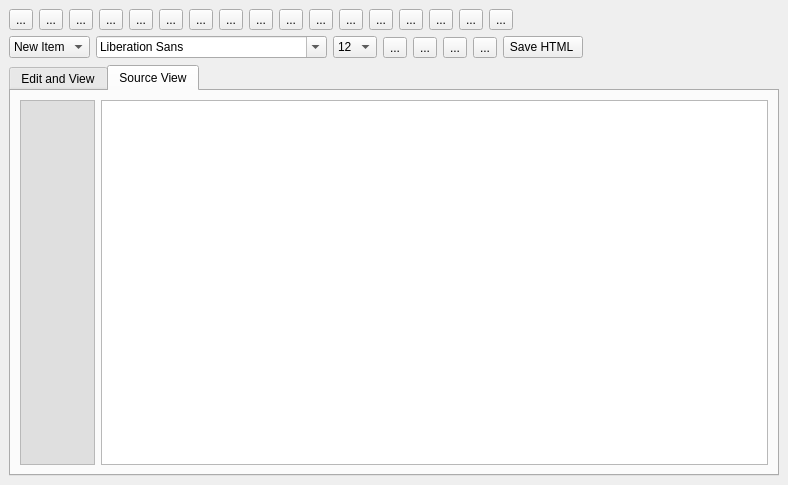
<ui version="4.0" >
 <class>Edit_html</class>
 <widget class="QWidget" name="Edit_html" >
  <property name="geometry" >
   <rect>
    <x>0</x>
    <y>0</y>
    <width>788</width>
    <height>485</height>
   </rect>
  </property>
  <property name="windowTitle" >
   <string>Form</string>
  </property>
  <layout class="QGridLayout" >
   <property name="margin" >
    <number>9</number>
   </property>
   <property name="spacing" >
    <number>6</number>
   </property>
   <item row="2" column="0" >
    <widget class="QTabWidget" name="tabWidget" >
     <property name="currentIndex" >
      <number>1</number>
     </property>
     <widget class="QWidget" name="tab" >
      <attribute name="title" >
       <string>Edit and View</string>
      </attribute>
      <attribute name="icon" >
       <iconset resource="../attach.qrc" >
        <normaloff>:/img/icon.png</normaloff>:/img/icon.png</iconset>
      </attribute>
      <layout class="QGridLayout" >
       <property name="margin" >
        <number>9</number>
       </property>
       <property name="spacing" >
        <number>6</number>
       </property>
       <item row="0" column="0" >
        <widget class="QVimedit" name="wtext" >
         <property name="acceptDrops" >
          <bool>false</bool>
         </property>
         <property name="readOnly" >
          <bool>false</bool>
         </property>
         <property name="openExternalLinks" >
          <bool>true</bool>
         </property>
        </widget>
       </item>
      </layout>
     </widget>
     <widget class="QWidget" name="tab_2" >
      <attribute name="title" >
       <string>Source View</string>
      </attribute>
      <attribute name="icon" >
       <iconset resource="../attach.qrc" >
        <normaloff>:/img/view-source.png</normaloff>:/img/view-source.png</iconset>
      </attribute>
      <layout class="QGridLayout" >
       <property name="margin" >
        <number>9</number>
       </property>
       <property name="spacing" >
        <number>6</number>
       </property>
       <item row="0" column="0" >
        <layout class="QHBoxLayout" >
         <property name="spacing" >
          <number>6</number>
         </property>
         <property name="margin" >
          <number>0</number>
         </property>
         <item>
          <widget class="QTextEdit" name="sline" >
           <property name="sizePolicy" >
            <sizepolicy vsizetype="Expanding" hsizetype="Expanding" >
             <horstretch>0</horstretch>
             <verstretch>0</verstretch>
            </sizepolicy>
           </property>
           <property name="minimumSize" >
            <size>
             <width>75</width>
             <height>0</height>
            </size>
           </property>
           <property name="maximumSize" >
            <size>
             <width>75</width>
             <height>16777215</height>
            </size>
           </property>
           <property name="palette" >
            <palette>
             <active>
              <colorrole role="Light" >
               <brush brushstyle="SolidPattern" >
                <color alpha="255" >
                 <red>208</red>
                 <green>208</green>
                 <blue>208</blue>
                </color>
               </brush>
              </colorrole>
              <colorrole role="BrightText" >
               <brush brushstyle="SolidPattern" >
                <color alpha="255" >
                 <red>0</red>
                 <green>0</green>
                 <blue>0</blue>
                </color>
               </brush>
              </colorrole>
              <colorrole role="Base" >
               <brush brushstyle="SolidPattern" >
                <color alpha="255" >
                 <red>223</red>
                 <green>223</green>
                 <blue>223</blue>
                </color>
               </brush>
              </colorrole>
              <colorrole role="HighlightedText" >
               <brush brushstyle="SolidPattern" >
                <color alpha="255" >
                 <red>0</red>
                 <green>0</green>
                 <blue>0</blue>
                </color>
               </brush>
              </colorrole>
             </active>
             <inactive>
              <colorrole role="Light" >
               <brush brushstyle="SolidPattern" >
                <color alpha="255" >
                 <red>208</red>
                 <green>208</green>
                 <blue>208</blue>
                </color>
               </brush>
              </colorrole>
              <colorrole role="BrightText" >
               <brush brushstyle="SolidPattern" >
                <color alpha="255" >
                 <red>0</red>
                 <green>0</green>
                 <blue>0</blue>
                </color>
               </brush>
              </colorrole>
              <colorrole role="Base" >
               <brush brushstyle="SolidPattern" >
                <color alpha="255" >
                 <red>223</red>
                 <green>223</green>
                 <blue>223</blue>
                </color>
               </brush>
              </colorrole>
              <colorrole role="HighlightedText" >
               <brush brushstyle="SolidPattern" >
                <color alpha="255" >
                 <red>0</red>
                 <green>0</green>
                 <blue>0</blue>
                </color>
               </brush>
              </colorrole>
             </inactive>
             <disabled>
              <colorrole role="Light" >
               <brush brushstyle="SolidPattern" >
                <color alpha="255" >
                 <red>208</red>
                 <green>208</green>
                 <blue>208</blue>
                </color>
               </brush>
              </colorrole>
              <colorrole role="BrightText" >
               <brush brushstyle="SolidPattern" >
                <color alpha="255" >
                 <red>0</red>
                 <green>0</green>
                 <blue>0</blue>
                </color>
               </brush>
              </colorrole>
              <colorrole role="Base" >
               <brush brushstyle="SolidPattern" >
                <color alpha="255" >
                 <red>235</red>
                 <green>233</green>
                 <blue>237</blue>
                </color>
               </brush>
              </colorrole>
              <colorrole role="HighlightedText" >
               <brush brushstyle="SolidPattern" >
                <color alpha="255" >
                 <red>0</red>
                 <green>0</green>
                 <blue>0</blue>
                </color>
               </brush>
              </colorrole>
             </disabled>
            </palette>
           </property>
           <property name="cursor" stdset="0" >
            <cursorShape>ForbiddenCursor</cursorShape>
           </property>
           <property name="frameShadow" >
            <enum>QFrame::Raised</enum>
           </property>
           <property name="verticalScrollBarPolicy" >
            <enum>Qt::ScrollBarAlwaysOff</enum>
           </property>
           <property name="readOnly" >
            <bool>true</bool>
           </property>
          </widget>
         </item>
         <item>
          <widget class="QTextEdit" name="stext" >
           <property name="autoFormatting" >
            <set>QTextEdit::AutoAll</set>
           </property>
           <property name="acceptRichText" >
            <bool>false</bool>
           </property>
          </widget>
         </item>
        </layout>
       </item>
      </layout>
     </widget>
    </widget>
   </item>
   <item row="1" column="0" >
    <layout class="QHBoxLayout" >
     <property name="spacing" >
      <number>6</number>
     </property>
     <property name="margin" >
      <number>0</number>
     </property>
     <item>
      <widget class="QComboBox" name="list_ul" >
       <item>
        <property name="text" >
         <string>New Item</string>
        </property>
        <property name="icon" >
         <iconset resource="../attach.qrc" >
          <normaloff>:/img/unordered-list.png</normaloff>:/img/unordered-list.png</iconset>
        </property>
       </item>
      </widget>
     </item>
     <item>
      <widget class="QFontComboBox" name="fontname" />
     </item>
     <item>
      <widget class="QComboBox" name="fontsize" >
       <item>
        <property name="text" >
         <string>12</string>
        </property>
       </item>
       <item>
        <property name="text" >
         <string>15</string>
        </property>
       </item>
      </widget>
     </item>
     <item>
      <widget class="QToolButton" name="vol_color" >
       <property name="toolTip" >
        <string>&lt;html>&lt;head>&lt;meta name="qrichtext" content="1" />&lt;style type="text/css">
p, li { white-space: pre-wrap; }
&lt;/style>&lt;/head>&lt;body style=" font-family:'MS Shell Dlg 2'; font-size:8.25pt; font-weight:400; font-style:normal; text-decoration:none;">
&lt;p style=" margin-top:0px; margin-bottom:0px; margin-left:0px; margin-right:0px; -qt-block-indent:0; text-indent:0px;">Font color&lt;/p>&lt;/body>&lt;/html></string>
       </property>
       <property name="whatsThis" >
        <string>&lt;html>&lt;head>&lt;meta name="qrichtext" content="1" />&lt;style type="text/css">
p, li { white-space: pre-wrap; }
&lt;/style>&lt;/head>&lt;body style=" font-family:'MS Shell Dlg 2'; font-size:8.25pt; font-weight:400; font-style:normal; text-decoration:none;">
&lt;p style=" margin-top:0px; margin-bottom:0px; margin-left:0px; margin-right:0px; -qt-block-indent:0; text-indent:0px; font-size:8pt;">Font color&lt;/p>&lt;/body>&lt;/html></string>
       </property>
       <property name="text" >
        <string>...</string>
       </property>
       <property name="icon" >
        <iconset resource="../attach.qrc" >
         <normaloff>:/img/info.png</normaloff>:/img/info.png</iconset>
       </property>
       <property name="iconSize" >
        <size>
         <width>22</width>
         <height>22</height>
        </size>
       </property>
      </widget>
     </item>
     <item>
      <widget class="QToolButton" name="vol_br" >
       <property name="toolTip" >
        <string>Break Line</string>
       </property>
       <property name="statusTip" >
        <string>Break Line</string>
       </property>
       <property name="whatsThis" >
        <string>Break Line</string>
       </property>
       <property name="text" >
        <string>...</string>
       </property>
       <property name="icon" >
        <iconset resource="../attach.qrc" >
         <normaloff>:/img/document.png</normaloff>:/img/document.png</iconset>
       </property>
       <property name="iconSize" >
        <size>
         <width>22</width>
         <height>22</height>
        </size>
       </property>
      </widget>
     </item>
     <item>
      <widget class="QToolButton" name="vol_img" >
       <property name="toolTip" >
        <string>New Image</string>
       </property>
       <property name="statusTip" >
        <string>New Image</string>
       </property>
       <property name="whatsThis" >
        <string>New Image</string>
       </property>
       <property name="text" >
        <string>...</string>
       </property>
       <property name="icon" >
        <iconset resource="../attach.qrc" >
         <normaloff>:/img/pictures.png</normaloff>:/img/pictures.png</iconset>
       </property>
       <property name="iconSize" >
        <size>
         <width>22</width>
         <height>22</height>
        </size>
       </property>
      </widget>
     </item>
     <item>
      <widget class="QToolButton" name="val_table" >
       <property name="toolTip" >
        <string>New Table</string>
       </property>
       <property name="statusTip" >
        <string>New Table</string>
       </property>
       <property name="whatsThis" >
        <string>New Table</string>
       </property>
       <property name="text" >
        <string>...</string>
       </property>
       <property name="icon" >
        <iconset resource="../attach.qrc" >
         <normaloff>:/img/table.png</normaloff>:/img/table.png</iconset>
       </property>
       <property name="iconSize" >
        <size>
         <width>22</width>
         <height>22</height>
        </size>
       </property>
      </widget>
     </item>
     <item>
      <widget class="QPushButton" name="savecache" >
       <property name="text" >
        <string>Save HTML </string>
       </property>
       <property name="icon" >
        <iconset resource="../attach.qrc" >
         <normaloff>:/img/filesave.png</normaloff>:/img/filesave.png</iconset>
       </property>
       <property name="iconSize" >
        <size>
         <width>22</width>
         <height>22</height>
        </size>
       </property>
       <property name="shortcut" >
        <string>Ctrl+F</string>
       </property>
      </widget>
     </item>
     <item>
      <spacer>
       <property name="orientation" >
        <enum>Qt::Horizontal</enum>
       </property>
       <property name="sizeHint" stdset="0" >
        <size>
         <width>141</width>
         <height>23</height>
        </size>
       </property>
      </spacer>
     </item>
    </layout>
   </item>
   <item row="0" column="0" >
    <layout class="QHBoxLayout" >
     <property name="spacing" >
      <number>6</number>
     </property>
     <property name="margin" >
      <number>0</number>
     </property>
     <item>
      <widget class="QToolButton" name="vol_print" >
       <property name="toolTip" >
        <string>Print File</string>
       </property>
       <property name="statusTip" >
        <string>Print File</string>
       </property>
       <property name="whatsThis" >
        <string>Print File</string>
       </property>
       <property name="text" >
        <string>...</string>
       </property>
       <property name="icon" >
        <iconset resource="../attach.qrc" >
         <normaloff>:/img/fileprint.png</normaloff>:/img/fileprint.png</iconset>
       </property>
       <property name="iconSize" >
        <size>
         <width>22</width>
         <height>22</height>
        </size>
       </property>
      </widget>
     </item>
     <item>
      <widget class="QToolButton" name="vol_pdf" >
       <property name="toolTip" >
        <string>Export as PDF</string>
       </property>
       <property name="statusTip" >
        <string>Export as PDF</string>
       </property>
       <property name="whatsThis" >
        <string>Export as PDF</string>
       </property>
       <property name="text" >
        <string>...</string>
       </property>
       <property name="icon" >
        <iconset resource="../attach.qrc" >
         <normaloff>:/img/exportpdf.png</normaloff>:/img/exportpdf.png</iconset>
       </property>
       <property name="iconSize" >
        <size>
         <width>22</width>
         <height>22</height>
        </size>
       </property>
      </widget>
     </item>
     <item>
      <widget class="QToolButton" name="vol_html" >
       <property name="toolTip" >
        <string>Export as html</string>
       </property>
       <property name="statusTip" >
        <string>Export as html</string>
       </property>
       <property name="whatsThis" >
        <string>Export as html</string>
       </property>
       <property name="text" >
        <string>...</string>
       </property>
       <property name="icon" >
        <iconset resource="../attach.qrc" >
         <normaloff>:/img/filesave.png</normaloff>:/img/filesave.png</iconset>
       </property>
       <property name="iconSize" >
        <size>
         <width>22</width>
         <height>22</height>
        </size>
       </property>
      </widget>
     </item>
     <item>
      <widget class="QToolButton" name="vol_undo" >
       <property name="toolTip" >
        <string>Undo</string>
       </property>
       <property name="statusTip" >
        <string>Undo</string>
       </property>
       <property name="whatsThis" >
        <string>Undo</string>
       </property>
       <property name="text" >
        <string>...</string>
       </property>
       <property name="icon" >
        <iconset resource="../attach.qrc" >
         <normaloff>:/img/editundo.png</normaloff>:/img/editundo.png</iconset>
       </property>
       <property name="iconSize" >
        <size>
         <width>22</width>
         <height>22</height>
        </size>
       </property>
      </widget>
     </item>
     <item>
      <widget class="QToolButton" name="vol_redo" >
       <property name="toolTip" >
        <string>Redo</string>
       </property>
       <property name="statusTip" >
        <string>Redo</string>
       </property>
       <property name="whatsThis" >
        <string>Redo</string>
       </property>
       <property name="text" >
        <string>...</string>
       </property>
       <property name="icon" >
        <iconset resource="../attach.qrc" >
         <normaloff>:/img/editredo.png</normaloff>:/img/editredo.png</iconset>
       </property>
       <property name="iconSize" >
        <size>
         <width>22</width>
         <height>22</height>
        </size>
       </property>
      </widget>
     </item>
     <item>
      <widget class="QToolButton" name="vol_cut" >
       <property name="toolTip" >
        <string>Cut</string>
       </property>
       <property name="statusTip" >
        <string>Cut</string>
       </property>
       <property name="whatsThis" >
        <string>Cut</string>
       </property>
       <property name="text" >
        <string>...</string>
       </property>
       <property name="icon" >
        <iconset resource="../attach.qrc" >
         <normaloff>:/img/cut.png</normaloff>:/img/cut.png</iconset>
       </property>
       <property name="iconSize" >
        <size>
         <width>22</width>
         <height>22</height>
        </size>
       </property>
      </widget>
     </item>
     <item>
      <widget class="QToolButton" name="vol_copy" >
       <property name="toolTip" >
        <string>Copy</string>
       </property>
       <property name="statusTip" >
        <string>Copy</string>
       </property>
       <property name="whatsThis" >
        <string>Copy</string>
       </property>
       <property name="text" >
        <string>...</string>
       </property>
       <property name="icon" >
        <iconset resource="../attach.qrc" >
         <normaloff>:/img/copy.png</normaloff>:/img/copy.png</iconset>
       </property>
       <property name="iconSize" >
        <size>
         <width>22</width>
         <height>22</height>
        </size>
       </property>
      </widget>
     </item>
     <item>
      <widget class="QToolButton" name="mypaste" >
       <property name="toolTip" >
        <string>Paste</string>
       </property>
       <property name="statusTip" >
        <string>Paste</string>
       </property>
       <property name="whatsThis" >
        <string>Paste</string>
       </property>
       <property name="text" >
        <string>...</string>
       </property>
       <property name="icon" >
        <iconset resource="../attach.qrc" >
         <normaloff>:/img/paste.png</normaloff>:/img/paste.png</iconset>
       </property>
       <property name="iconSize" >
        <size>
         <width>22</width>
         <height>22</height>
        </size>
       </property>
      </widget>
     </item>
     <item>
      <widget class="QToolButton" name="vol_link" >
       <property name="toolTip" >
        <string>Link</string>
       </property>
       <property name="statusTip" >
        <string>Link</string>
       </property>
       <property name="whatsThis" >
        <string>Link</string>
       </property>
       <property name="text" >
        <string>...</string>
       </property>
       <property name="icon" >
        <iconset resource="../attach.qrc" >
         <normaloff>:/img/link.png</normaloff>:/img/link.png</iconset>
       </property>
       <property name="iconSize" >
        <size>
         <width>22</width>
         <height>22</height>
        </size>
       </property>
      </widget>
     </item>
     <item>
      <widget class="QToolButton" name="vol_bold" >
       <property name="toolTip" >
        <string>Bold</string>
       </property>
       <property name="statusTip" >
        <string>Bold</string>
       </property>
       <property name="whatsThis" >
        <string>Bold</string>
       </property>
       <property name="text" >
        <string>...</string>
       </property>
       <property name="icon" >
        <iconset resource="../attach.qrc" >
         <normaloff>:/img/textbold.png</normaloff>:/img/textbold.png</iconset>
       </property>
       <property name="iconSize" >
        <size>
         <width>22</width>
         <height>22</height>
        </size>
       </property>
       <property name="checkable" >
        <bool>true</bool>
       </property>
      </widget>
     </item>
     <item>
      <widget class="QToolButton" name="vol_italic" >
       <property name="toolTip" >
        <string>Italic</string>
       </property>
       <property name="statusTip" >
        <string>Italic</string>
       </property>
       <property name="whatsThis" >
        <string>Italic</string>
       </property>
       <property name="text" >
        <string>...</string>
       </property>
       <property name="icon" >
        <iconset resource="../attach.qrc" >
         <normaloff>:/img/textitalic.png</normaloff>:/img/textitalic.png</iconset>
       </property>
       <property name="iconSize" >
        <size>
         <width>22</width>
         <height>22</height>
        </size>
       </property>
       <property name="checkable" >
        <bool>true</bool>
       </property>
      </widget>
     </item>
     <item>
      <widget class="QToolButton" name="vol_underline" >
       <property name="toolTip" >
        <string>Underline</string>
       </property>
       <property name="statusTip" >
        <string>Underline</string>
       </property>
       <property name="whatsThis" >
        <string>Underline</string>
       </property>
       <property name="text" >
        <string>...</string>
       </property>
       <property name="icon" >
        <iconset resource="../attach.qrc" >
         <normaloff>:/img/textunder.png</normaloff>:/img/textunder.png</iconset>
       </property>
       <property name="iconSize" >
        <size>
         <width>22</width>
         <height>22</height>
        </size>
       </property>
       <property name="checkable" >
        <bool>true</bool>
       </property>
      </widget>
     </item>
     <item>
      <widget class="QToolButton" name="vol_left" >
       <property name="toolTip" >
        <string>Text align Left</string>
       </property>
       <property name="statusTip" >
        <string>Text align Left</string>
       </property>
       <property name="whatsThis" >
        <string>Text align Left</string>
       </property>
       <property name="text" >
        <string>...</string>
       </property>
       <property name="icon" >
        <iconset resource="../attach.qrc" >
         <normaloff>:/img/textleft.png</normaloff>:/img/textleft.png</iconset>
       </property>
       <property name="iconSize" >
        <size>
         <width>22</width>
         <height>22</height>
        </size>
       </property>
      </widget>
     </item>
     <item>
      <widget class="QToolButton" name="vol_center" >
       <property name="toolTip" >
        <string>Text align Center</string>
       </property>
       <property name="statusTip" >
        <string>Text align Center</string>
       </property>
       <property name="whatsThis" >
        <string>Text align Center</string>
       </property>
       <property name="text" >
        <string>...</string>
       </property>
       <property name="icon" >
        <iconset resource="../attach.qrc" >
         <normaloff>:/img/textcenter.png</normaloff>:/img/textcenter.png</iconset>
       </property>
       <property name="iconSize" >
        <size>
         <width>22</width>
         <height>22</height>
        </size>
       </property>
      </widget>
     </item>
     <item>
      <widget class="QToolButton" name="vol_right" >
       <property name="toolTip" >
        <string>Text align Center</string>
       </property>
       <property name="statusTip" >
        <string>Text align Center</string>
       </property>
       <property name="whatsThis" >
        <string>Text align Center</string>
       </property>
       <property name="text" >
        <string>...</string>
       </property>
       <property name="icon" >
        <iconset resource="../attach.qrc" >
         <normaloff>:/img/textright.png</normaloff>:/img/textright.png</iconset>
       </property>
       <property name="iconSize" >
        <size>
         <width>22</width>
         <height>22</height>
        </size>
       </property>
      </widget>
     </item>
     <item>
      <widget class="QToolButton" name="vol_justify" >
       <property name="toolTip" >
        <string>Text align Justify</string>
       </property>
       <property name="statusTip" >
        <string>Text align Justify</string>
       </property>
       <property name="whatsThis" >
        <string>Text align Justify</string>
       </property>
       <property name="text" >
        <string>...</string>
       </property>
       <property name="icon" >
        <iconset resource="../attach.qrc" >
         <normaloff>:/img/textjustify.png</normaloff>:/img/textjustify.png</iconset>
       </property>
       <property name="iconSize" >
        <size>
         <width>22</width>
         <height>22</height>
        </size>
       </property>
      </widget>
     </item>
     <item>
      <widget class="QToolButton" name="vol_source" >
       <property name="toolTip" >
        <string>Source View</string>
       </property>
       <property name="statusTip" >
        <string>Source View</string>
       </property>
       <property name="whatsThis" >
        <string>Source View</string>
       </property>
       <property name="text" >
        <string>...</string>
       </property>
       <property name="icon" >
        <iconset resource="../attach.qrc" >
         <normaloff>:/img/view-source.png</normaloff>:/img/view-source.png</iconset>
       </property>
       <property name="iconSize" >
        <size>
         <width>22</width>
         <height>22</height>
        </size>
       </property>
       <property name="checkable" >
        <bool>true</bool>
       </property>
      </widget>
     </item>
     <item>
      <spacer>
       <property name="orientation" >
        <enum>Qt::Horizontal</enum>
       </property>
       <property name="sizeHint" stdset="0" >
        <size>
         <width>40</width>
         <height>20</height>
        </size>
       </property>
      </spacer>
     </item>
    </layout>
   </item>
  </layout>
 </widget>
 <customwidgets>
  <customwidget>
   <class>QVimedit</class>
   <extends>QTextBrowser</extends>
   <header>qvimedit.h</header>
  </customwidget>
 </customwidgets>
 <resources>
  <include location="../attach.qrc" />
 </resources>
 <connections/>
</ui>
